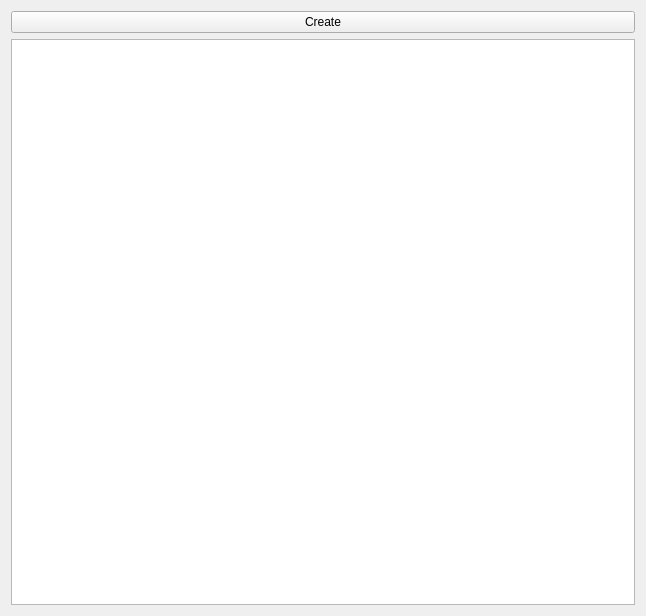
<?xml version="1.0" encoding="UTF-8"?>
<ui version="4.0">
 <class>AlbumListWidget</class>
 <widget class="QWidget" name="AlbumListWidget">
  <property name="geometry">
   <rect>
    <x>0</x>
    <y>0</y>
    <width>646</width>
    <height>616</height>
   </rect>
  </property>
  <property name="windowTitle">
   <string>Form</string>
  </property>
  <layout class="QVBoxLayout" name="verticalLayout_2">
   <item>
    <widget class="QPushButton" name="createAlbumBtn">
     <property name="text">
      <string>Create</string>
     </property>
     <property name="icon">
      <iconset>
       <normaloff>resources/icons/album-add.png</normaloff>resources/icons/album-add.png</iconset>
     </property>
    </widget>
   </item>
   <item>
    <widget class="QListView" name="albumList"/>
   </item>
  </layout>
 </widget>
 <resources/>
 <connections/>
</ui>
